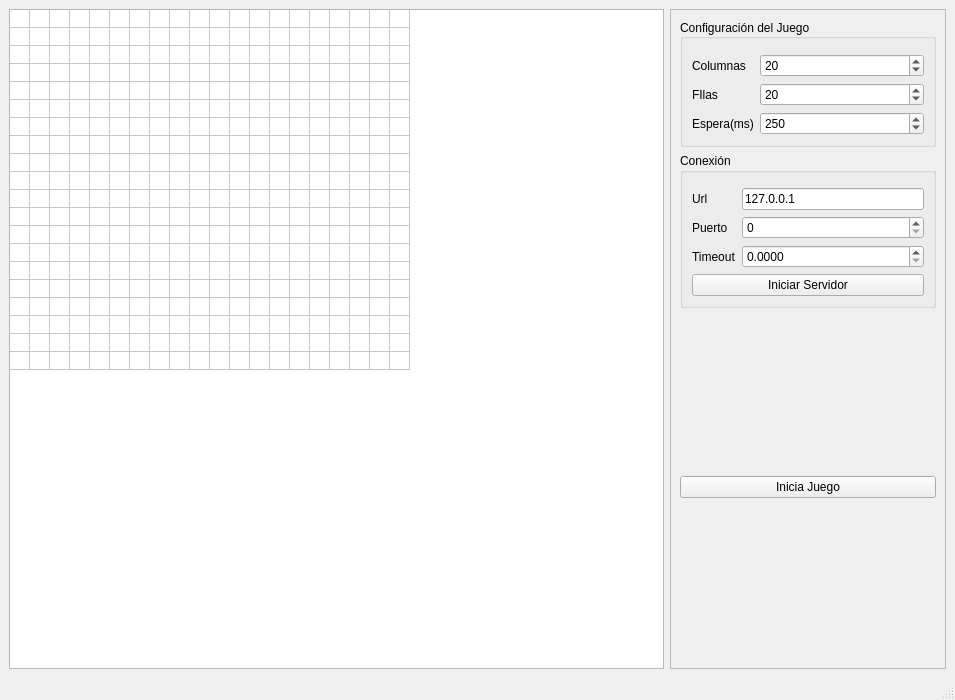
<?xml version="1.0" encoding="UTF-8"?>
<ui version="4.0">
 <class>MainWindow</class>
 <widget class="QMainWindow" name="MainWindow">
  <property name="geometry">
   <rect>
    <x>0</x>
    <y>0</y>
    <width>955</width>
    <height>700</height>
   </rect>
  </property>
  <property name="sizePolicy">
   <sizepolicy hsizetype="Preferred" vsizetype="Preferred">
    <horstretch>0</horstretch>
    <verstretch>0</verstretch>
   </sizepolicy>
  </property>
  <property name="windowTitle">
   <string>Snake - Servidor</string>
  </property>
  <widget class="QWidget" name="centralwidget">
   <layout class="QHBoxLayout" name="horizontalLayout" stretch="1,0">
    <item>
     <widget class="QTableWidget" name="table">
      <property name="minimumSize">
       <size>
        <width>400</width>
        <height>400</height>
       </size>
      </property>
      <property name="lineWidth">
       <number>0</number>
      </property>
      <property name="verticalScrollBarPolicy">
       <enum>Qt::ScrollBarAlwaysOff</enum>
      </property>
      <property name="horizontalScrollBarPolicy">
       <enum>Qt::ScrollBarAlwaysOff</enum>
      </property>
      <property name="editTriggers">
       <set>QAbstractItemView::NoEditTriggers</set>
      </property>
      <property name="tabKeyNavigation">
       <bool>false</bool>
      </property>
      <property name="showDropIndicator" stdset="0">
       <bool>false</bool>
      </property>
      <property name="dragDropOverwriteMode">
       <bool>false</bool>
      </property>
      <property name="selectionMode">
       <enum>QAbstractItemView::NoSelection</enum>
      </property>
      <property name="textElideMode">
       <enum>Qt::ElideNone</enum>
      </property>
      <property name="verticalScrollMode">
       <enum>QAbstractItemView::ScrollPerItem</enum>
      </property>
      <property name="showGrid">
       <bool>true</bool>
      </property>
      <property name="wordWrap">
       <bool>true</bool>
      </property>
      <property name="cornerButtonEnabled">
       <bool>true</bool>
      </property>
      <property name="rowCount">
       <number>20</number>
      </property>
      <property name="columnCount">
       <number>20</number>
      </property>
      <attribute name="horizontalHeaderVisible">
       <bool>false</bool>
      </attribute>
      <attribute name="horizontalHeaderDefaultSectionSize">
       <number>16</number>
      </attribute>
      <attribute name="horizontalHeaderMinimumSectionSize">
       <number>0</number>
      </attribute>
      <attribute name="verticalHeaderVisible">
       <bool>false</bool>
      </attribute>
      <attribute name="verticalHeaderDefaultSectionSize">
       <number>16</number>
      </attribute>
      <attribute name="verticalHeaderMinimumSectionSize">
       <number>0</number>
      </attribute>
      <row/>
      <row/>
      <row/>
      <row/>
      <row/>
      <row/>
      <row/>
      <row/>
      <row/>
      <row/>
      <row/>
      <row/>
      <row/>
      <row/>
      <row/>
      <row/>
      <row/>
      <row/>
      <row/>
      <row/>
      <column/>
      <column/>
      <column/>
      <column/>
      <column/>
      <column/>
      <column/>
      <column/>
      <column/>
      <column/>
      <column/>
      <column/>
      <column/>
      <column/>
      <column/>
      <column/>
      <column/>
      <column/>
      <column/>
      <column/>
     </widget>
    </item>
    <item>
     <widget class="QFrame" name="frame">
      <property name="minimumSize">
       <size>
        <width>276</width>
        <height>0</height>
       </size>
      </property>
      <property name="frameShape">
       <enum>QFrame::StyledPanel</enum>
      </property>
      <property name="frameShadow">
       <enum>QFrame::Raised</enum>
      </property>
      <layout class="QVBoxLayout" name="verticalLayout">
       <item>
        <widget class="QGroupBox" name="group_Config">
         <property name="title">
          <string>Configuración del Juego</string>
         </property>
         <property name="alignment">
          <set>Qt::AlignLeading|Qt::AlignLeft|Qt::AlignVCenter</set>
         </property>
         <property name="flat">
          <bool>false</bool>
         </property>
         <property name="checkable">
          <bool>false</bool>
         </property>
         <layout class="QFormLayout" name="formLayout">
          <property name="horizontalSpacing">
           <number>6</number>
          </property>
          <property name="verticalSpacing">
           <number>6</number>
          </property>
          <property name="topMargin">
           <number>15</number>
          </property>
          <item row="0" column="0">
           <widget class="QLabel" name="label_Col">
            <property name="text">
             <string>Columnas</string>
            </property>
           </widget>
          </item>
          <item row="0" column="1">
           <widget class="QSpinBox" name="spinBox_Columnas">
            <property name="value">
             <number>20</number>
            </property>
           </widget>
          </item>
          <item row="1" column="1">
           <widget class="QSpinBox" name="spinBox_Filas">
            <property name="value">
             <number>20</number>
            </property>
           </widget>
          </item>
          <item row="1" column="0">
           <widget class="QLabel" name="label_Fil">
            <property name="text">
             <string>FIlas</string>
            </property>
           </widget>
          </item>
          <item row="2" column="1">
           <widget class="QSpinBox" name="spinBox_Wait">
            <property name="maximum">
             <number>1000</number>
            </property>
            <property name="value">
             <number>250</number>
            </property>
           </widget>
          </item>
          <item row="2" column="0">
           <widget class="QLabel" name="label_Wait">
            <property name="text">
             <string>Espera(ms)</string>
            </property>
           </widget>
          </item>
         </layout>
        </widget>
       </item>
       <item>
        <widget class="QGroupBox" name="group_Conexion">
         <property name="title">
          <string>Conexión</string>
         </property>
         <layout class="QFormLayout" name="formLayout_2">
          <property name="fieldGrowthPolicy">
           <enum>QFormLayout::AllNonFixedFieldsGrow</enum>
          </property>
          <property name="topMargin">
           <number>15</number>
          </property>
          <item row="1" column="0">
           <widget class="QLabel" name="label_url">
            <property name="text">
             <string>Url</string>
            </property>
           </widget>
          </item>
          <item row="1" column="1">
           <widget class="QLineEdit" name="URL">
            <property name="text">
             <string>127.0.0.1</string>
            </property>
           </widget>
          </item>
          <item row="2" column="0">
           <widget class="QLabel" name="label_Puerto">
            <property name="text">
             <string>Puerto</string>
            </property>
           </widget>
          </item>
          <item row="2" column="1">
           <widget class="QSpinBox" name="spinBox_Puerto">
            <property name="maximum">
             <number>100000</number>
            </property>
           </widget>
          </item>
          <item row="3" column="0">
           <widget class="QLabel" name="label_Timeout">
            <property name="text">
             <string>Timeout</string>
            </property>
           </widget>
          </item>
          <item row="3" column="1">
           <widget class="QDoubleSpinBox" name="spinBox_Timeout">
            <property name="decimals">
             <number>4</number>
            </property>
           </widget>
          </item>
          <item row="5" column="0" colspan="2">
           <widget class="QPushButton" name="btn_Serv">
            <property name="text">
             <string>Iniciar Servidor</string>
            </property>
           </widget>
          </item>
         </layout>
        </widget>
       </item>
       <item>
        <spacer name="verticalSpacer">
         <property name="orientation">
          <enum>Qt::Vertical</enum>
         </property>
         <property name="sizeHint" stdset="0">
          <size>
           <width>20</width>
           <height>68</height>
          </size>
         </property>
        </spacer>
       </item>
       <item>
        <widget class="QPushButton" name="btn_Juego">
         <property name="text">
          <string>Inicia Juego</string>
         </property>
        </widget>
       </item>
       <item>
        <spacer name="verticalSpacer_2">
         <property name="orientation">
          <enum>Qt::Vertical</enum>
         </property>
         <property name="sizeHint" stdset="0">
          <size>
           <width>20</width>
           <height>69</height>
          </size>
         </property>
        </spacer>
       </item>
      </layout>
     </widget>
    </item>
   </layout>
  </widget>
  <widget class="QStatusBar" name="statusbar"/>
 </widget>
 <resources/>
 <connections/>
</ui>
